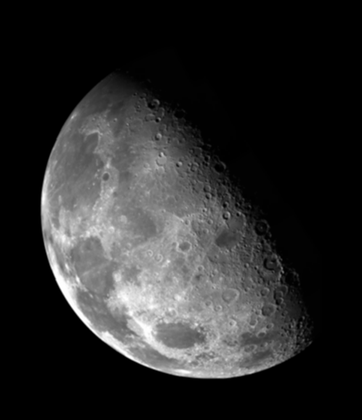
%> input picture Filter/blurry-moon.tif, 362 x 420 px, shrunk from 690 x 800 before the run
$ octave Bluemoon.m   (GNU Octave 9; MATLAB toolbox functions it lacks are replaced by stand-ins)
%> lines starting %> are read from the running program, lines starting %| are printed output that depends on the picture
### Filter/clydeconv2d.m
function img = clydeconv2d(f,h)
%% Own 2d Convolution
% This is to understand how the process of the convolution method
f=double(f);
    img=[];
    p = padarray(f,[(length(h)+1)/2 (length(h)+1)/2],0);


   for i=1:length(f(:,1))

       for j=1:length(f(1,:))

       img(i,j) = sum(sum(h.*p(i:i+length(h)-1,j:length(h)+j-1)));
       end
  img = uint8(img);
   end

### Filter/Bluemoon.m
%% Picture into matrix
moon = imread('blurry-moon.tif');
%> moon is the input picture: size 420x362 uint8; min 0, max 255, mean 42.7
dt =.1;
%Parameter l: changes the blurry/sharp -ness of the picture
l=0.8;

x = -5:dt:5; y = -5:dt:5;

h = zeros(length(x),length(y));
[X,Y]=meshgrid(x,y);

delta = zeros(length(x),length(y));
delta(((length(x)+1)/2),((length(y)+1)/2)) = 1;

% Generating the a given delta function.
for i=((length(h)+1)/2)-2:((length(h)+1)/2)+2
    for j=((length(h)+1)/2)-2:((length(h)+1)/2)+2
    h(i,j)= 1/25;
    end
end

% Formulating the filter and other functions for signal analysis
g = delta + l*delta - l*h;
H = fftshift(fft2(h));
G = fftshift(fft2(g));
h=h(((length(h)+1)/2)-2:((length(h)+1)/2)+2,((length(h)+1)/2)-2:((length(h)+1)/2)+2);
sharpmoon = clydeconv2d(moon,g);
%> in clydeconv2d, `p = padarray(f,[(length(h)+1)/2 (length(h)+1)/2],0);`:
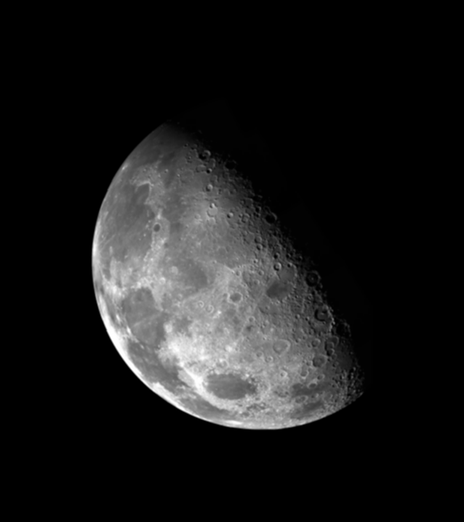
%> p: size 522x464 double; min 0, max 255, mean 26.8
%> after the loop in clydeconv2d, `for i=1:length(f(:,1))`:
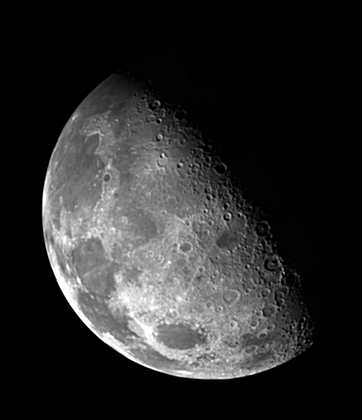
%> img: size 420x362 uint8; min 0, max 255, mean 42.8
blurrymoon = clydeconv2d(moon,h);
%> in clydeconv2d (call 2), `p = padarray(f,[(length(h)+1)/2 (length(h)+1)/2],0);`:
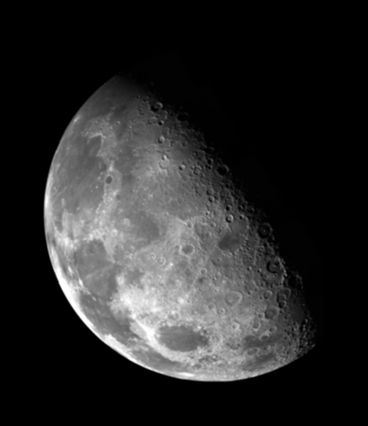
%> p: size 426x368 double; min 0, max 255, mean 41.4

%% Displaying ouput Images
montage({abs(blurrymoon),abs(sharpmoon)})
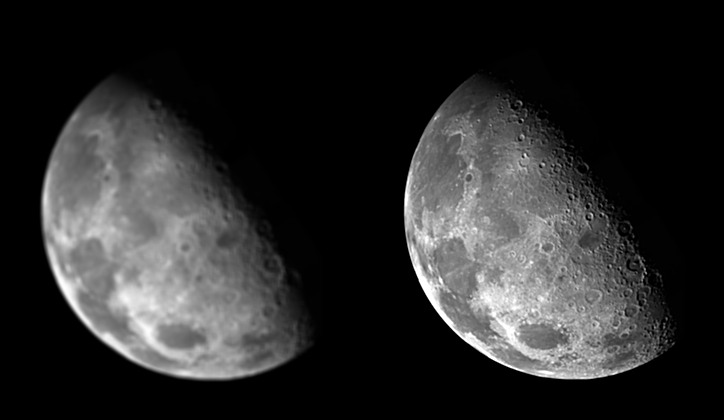
%> displayed picture: size 420x724, on the screen's scale of 0 to 255; min 0, max 255, mean 42.7
title('Blurred moon and sharped moon at \lambda=0.8')
colormap(gray(256));
truesize;

subplot(121)
mesh(X,Y,abs(H))
title('|H(e^{j\mu},e^{j\nu})|')
xlabel('\mu')
ylabel('\nu')
axis([-pi pi -pi pi 0 1])
xticks([-pi 0 pi])
xticklabels({'-\pi','0','\pi'})
yticks([-pi 0 pi])
yticklabels({'-\pi','0','\pi'})

subplot(122)
mesh(angle(H))
title('\angle H(e^{j\mu},e^{j\nu})')
xlabel('\mu')
ylabel('\nu')
axis([-pi pi -pi pi -5 5])
xticks([-pi 0 pi])
xticklabels({'-\pi','0','\pi'})
yticks([-pi 0 pi])
yticklabels({'-\pi','0','\pi'})
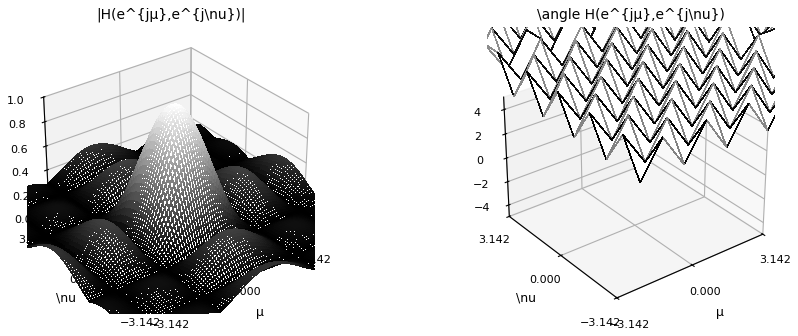
%> figure redrawn from the program's plot data, 2 panels

subplot(121)
mesh(X,Y,abs(G))
title('G(e^{j\mu},e^{j\nu}) at \lambda=1.5')
xlabel('\mu')
ylabel('\nu')
xticks([-pi 0 pi])
xticklabels({'-\pi','0','\pi'})
yticks([-pi 0 pi])
yticklabels({'-\pi','0','\pi'})
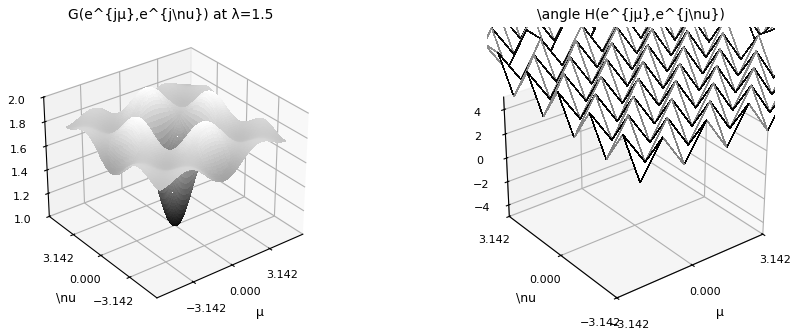
%> figure redrawn from the program's plot data, 2 panels

subplot(122)
mesh(X,Y,angle(G))
title('\angle G(e^{j\mu},e^{j\nu})')
xlabel('\mu')
ylabel('\nu')
xticks([-pi 0 pi])
xticklabels({'-\pi','0','\pi'})
yticks([-pi 0 pi])
yticklabels({'-\pi','0','\pi'})
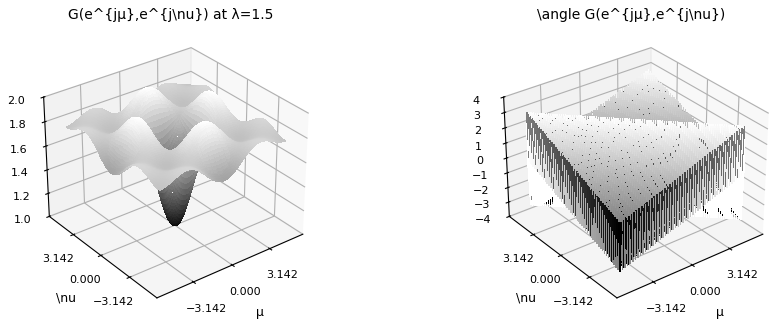
%> figure redrawn from the program's plot data, 2 panels
